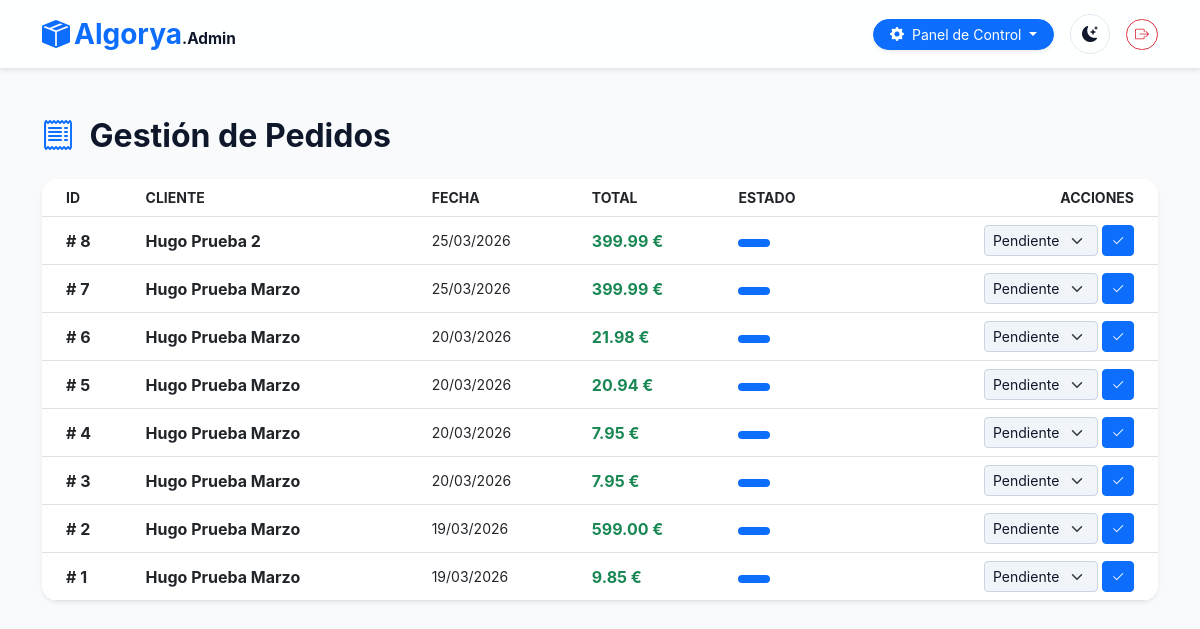
/admin_pedidos.php (signed in), run on the app's committed database.
### tables this page shows
CREATE TABLE `pedidos` (
  `id` int(11) NOT NULL AUTO_INCREMENT,
  `usuario_id` int(11) NOT NULL,
  `total` decimal(10,2) NOT NULL,
  `metodo_pago` varchar(50) DEFAULT 'Stripe (Sandbox)',
  `fecha` datetime DEFAULT current_timestamp(),
  `stripe_session_id` varchar(255) DEFAULT NULL,
  PRIMARY KEY (`id`),
  KEY `usuario_id` (`usuario_id`),
  CONSTRAINT `pedidos_ibfk_1` FOREIGN KEY (`usuario_id`) REFERENCES `usuarios` (`id`)
);

CREATE TABLE `usuarios` (
  `id` int(11) NOT NULL AUTO_INCREMENT,
  `nombre` varchar(100) NOT NULL,
  `email` varchar(100) NOT NULL,
  `password` varchar(255) NOT NULL,
  `rol` enum('admin','cliente') DEFAULT 'cliente',
  `fecha_registro` datetime DEFAULT current_timestamp(),
  `verificado` tinyint(1) DEFAULT 0,
  `token_verificacion` varchar(100) DEFAULT NULL,
  `notif_promos` tinyint(1) DEFAULT 1,
  `notif_pedidos` tinyint(1) DEFAULT 1,
  PRIMARY KEY (`id`),
  UNIQUE KEY `email` (`email`)
);

### admin_pedidos.php (the view, shortened to what this page needs)
<?php
require 'includes/db.php';
$sql = "SELECT p.*, u.nombre as cliente_nombre FROM pedidos p JOIN usuarios u ON p.usuario_id = u.id ORDER BY p.fecha DESC";
$resultado = $conn->query($sql);
?>
<!DOCTYPE html>
<html lang="es" data-bs-theme="light">
<head>
    <link href="https://cdn.jsdelivr.net/npm/bootstrap@5.3.0/dist/css/bootstrap.min.css" rel="stylesheet">
    <link rel="stylesheet" href="https://cdn.jsdelivr.net/npm/bootstrap-icons@1.10.5/font/bootstrap-icons.css">
    <link rel="stylesheet" href="estilos.css">
</head>
<body class="d-flex flex-column min-vh-100">
    <nav class="navbar navbar-expand-lg sticky-top shadow-sm">
        <div class="container">
            <a class="navbar-brand fw-bold fs-3 text-decoration-none" href="index.php">
                <i class="bi bi-box-seam-fill text-primary me-1"></i><span class="text-primary">Algorya</span><span
                    class="premium-text" style="font-size: 0.55em;">.Admin</span>
            </a>
            <div class="d-flex align-items-center gap-3">
                <div class="dropdown">
                    <button class="btn btn-primary btn-sm rounded-pill dropdown-toggle px-3 shadow-sm" type="button"
                        data-bs-toggle="dropdown">
                        <i class="bi bi-gear-fill me-1"></i> Panel de Control
                    </button>
                </div>
                <div id="darkModeToggle"><i class="bi bi-moon-stars-fill fs-6"></i></div>
                <a href="logout.php" class="btn btn-outline-danger btn-sm rounded-pill"><i
                        class="bi bi-box-arrow-right"></i></a>
            </div>
        </div>
    </nav>
    <div class="container mt-5 flex-grow-1">
        <h2 class="fw-bold premium-text mb-4"><i class="bi bi-receipt text-primary me-2"></i> Gestión de Pedidos</h2>
        <div class="card premium-card border-0 rounded-4 overflow-hidden shadow-sm">
            <div class="table-responsive">
                <table class="table table-hover align-middle mb-0">
                    <thead>
                        <tr class="premium-muted small fw-bold">
                            <th class="ps-4">ID</th>
                            <th>CLIENTE</th>
                            <th>FECHA</th>
                            <th>TOTAL</th>
                            <th>ESTADO</th>
                            <th class="text-end pe-4">ACCIONES</th>
                        </tr>
                    </thead>
                    <tbody class="premium-text">
                        <?php while ($row = $resultado->fetch_assoc()): ?>
                            <tr>
                                <td class="ps-4 fw-bold">#
                                    <?php echo $row['id']; ?>
                                </td>
                                <td>
                                    <div class="fw-bold">
                                        <?php echo htmlspecialchars($row['cliente_nombre']); ?>
                                    </div>
                                </td>
                                <td class="small">
                                    <?php echo date('d/m/Y', strtotime($row['fecha'])); ?>
                                </td>
                                <td class="fw-bold text-success">
                                    <?php echo number_format($row['total'], 2); ?> €
                                </td>
                                <td><span class="badge bg-primary rounded-pill px-3">
                                    </span></td>
                                <td class="text-end pe-4">
                                    <form action="admin_pedidos.php" method="POST" class="d-flex justify-content-end gap-1">
                                        <select name="estado" class="form-select form-select-sm premium-input w-auto">
                                            <option value="Pendiente">Pendiente</option>
                                        </select>
                                        <button type="submit" name="actualizar_estado" class="btn btn-sm btn-primary"><i
                                                class="bi bi-check2"></i></button>
                                    </form>
                                </td>
                            </tr>
                        <?php endwhile; ?>
                    </tbody>
                </table>
            </div>
        </div>
    </div>
</body>
</html>

### estilos.css (style rules this page uses)
:root { --bg-body: #f8fafc; --bg-card: #ffffff; --bg-nav: rgba(255, 255, 255, 0.85); --text-main: #0f172a; --text-muted: #64748b; --border-color: #e2e8f0; --hero-bg: linear-gradient(135deg, #f1f5f9 0%, #e2e8f0 100%); --card-shadow: 0 4px 6px -1px rgba(0, 0, 0, 0.05), 0 2px 4px -1px rgba(0, 0, 0, 0.03); --hover-shadow: 0 20px 25px -5px rgba(0, 0, 0, 0.1), 0 10px 10px -5px rgba(0, 0, 0, 0.04); --btn-add-bg: #0f172a; --btn-add-text: #ffffff; --img-opacity: 1; --input-bg: #f1f5f9; --input-border: #cbd5e1; --input-focus: #3b82f6; }
body { background-color: var(--bg-body) !important; color: var(--text-main); font-family: 'Inter', sans-serif; transition: background-color 0.3s ease, color 0.3s ease; }
.navbar { background: var(--bg-nav) !important; backdrop-filter: blur(12px); border-bottom: 1px solid var(--border-color); transition: all 0.3s ease; }
.premium-card { background-color: var(--bg-card); border: 1px solid var(--border-color); box-shadow: var(--card-shadow); transition: transform 0.3s ease, box-shadow 0.3s ease, background-color 0.3s ease, border-color 0.3s ease; }
.premium-text { color: var(--text-main) !important; transition: color 0.3s ease; }
.premium-muted { color: var(--text-muted) !important; transition: color 0.3s ease; }
#darkModeToggle { cursor: pointer; width: 40px; height: 40px; display: flex; align-items: center; justify-content: center; border-radius: 50%; background: transparent; border: 1px solid var(--border-color); transition: all 0.2s ease; color: var(--text-main); }
.premium-input { background-color: var(--input-bg) !important; border: 1px solid var(--input-border) !important; color: var(--text-main) !important; transition: all 0.3s ease; }

### data on the page
pedidos: id "8", usuario.nombre "Hugo Prueba 2", fecha "25/03/2026", total "399.99"
pedidos: id "7", usuario.nombre "Hugo Prueba Marzo", fecha "25/03/2026", total "399.99"
pedidos: id "6", usuario.nombre "Hugo Prueba Marzo", fecha "20/03/2026", total "21.98"
pedidos: id "5", usuario.nombre "Hugo Prueba Marzo", fecha "20/03/2026", total "20.94"
pedidos: id "4", usuario.nombre "Hugo Prueba Marzo", fecha "20/03/2026", total "7.95"
pedidos: id "3", usuario.nombre "Hugo Prueba Marzo", fecha "20/03/2026", total "7.95"
pedidos: id "2", usuario.nombre "Hugo Prueba Marzo", fecha "19/03/2026", total "599.00"
pedidos: id "1", usuario.nombre "Hugo Prueba Marzo", fecha "19/03/2026", total "9.85"
